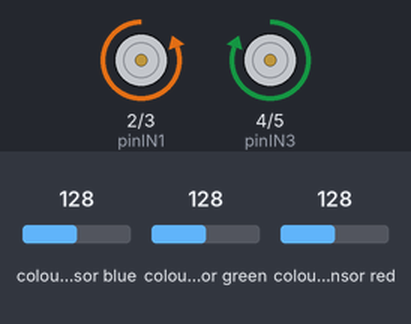
This sketch was run on a simulated Arduino Uno, built with avr-gcc and run on an emulated ATmega328P. Parts: motor-driver pin pairs drawn as motors (green arrow = first pin HIGH = forward, orange = second pin HIGH = backward, longer = more drive, scaled by the enable pin). Wiring (inferred from the names in the program): TCS3200 colour sensor: output pin 13; S2 pin 11; S3 pin 12. The test bench sets the inputs (shaded band); at power-on: colour sensor red 128, colour sensor blue 128, colour sensor green 128.

Above: at 1.2 s.
1.3 s: colour sensor red set to 158
2.8 s: colour sensor red set to 163
At 3.2 s:
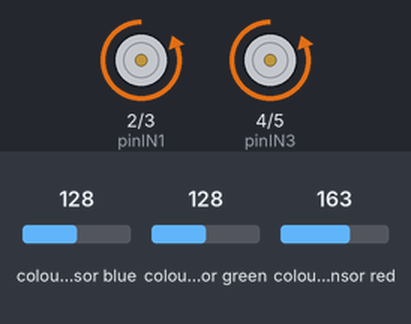
5.8 s: colour sensor blue set to 135
At 8.2 s:
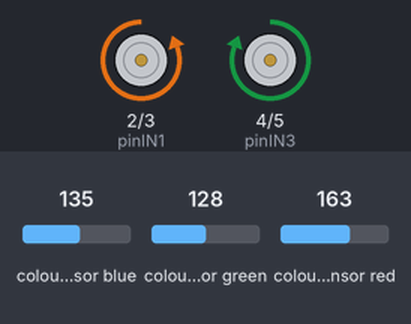
8.8 s: colour sensor blue set to 5
At 12.1 s:
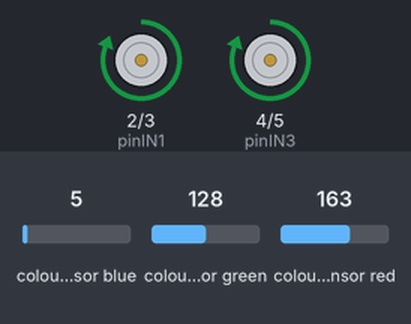
Timing chart, 0 to 12.8 s (numbered marks = the images above; inputs shaded):
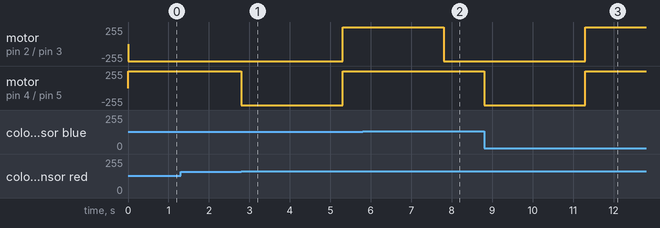

The sketch:

Berni.ino
```cpp
/**
   Contrôle de deux moteurs cc avec un L298N
   http://electroniqueamateur.blogspot.com/2016/06/controle-dun-ou-deux-moteurs-cc-avec.html
 **/

// définition des pins de l'Arduino qui contrôlent le 1er moteur
#define pinIN1 2
#define pinIN2 3
#define pinENA 9  // doit être une pin PWM

// définition des pins de l'Arduino qui contrôlent le 2e moteur
#define pinIN3 4
#define pinIN4 5
#define pinENB 10  // doit être une pin PWM

// définition des pins de l'Arduino qui gèrent le capteur de couleur
#define s2 11
#define s3 12
#define out 13

//définition des variables de couleurs
byte red = 0;
byte green = 0;
byte blue = 0;

//définition de la variable qui permet de tester si le robot est sur une ligne paire ou impaire (tkt t'as pas besoin de savoir à quoi elle sert cte variable)
short int witchLine = 0;

//définition de la variable du temps pour le demi-tour
int u_turn = 2500;

void setup() {
  Serial.begin(9600);

  // toutes ces pins sont des sorties

  pinMode(pinIN1, OUTPUT);
  pinMode(pinIN2, OUTPUT);
  pinMode(pinENA, OUTPUT);

  pinMode(pinIN3, OUTPUT);
  pinMode(pinIN4, OUTPUT);
  pinMode(pinENB, OUTPUT);

  pinMode(s2, OUTPUT);
  pinMode(s3, OUTPUT);
  pinMode(out, INPUT);
}


void rightWheel(int direction, int speed) {
  // rightWheel(1) pour faire tourner la roue gauche vers l'avant
  // rightWheel(0) pour arrêter la roue gauche
  // rightWheel(-1) pour faire tourner la roue gauche vers l'arrière
  if (speed > 255) {
    speed = 255;
  }
  analogWrite(pinENA, speed);
  if (direction == 1) {
    digitalWrite(pinIN1, false);
    digitalWrite(pinIN2, true);
  }
  if (direction == 0) {
    digitalWrite(pinIN1, false);
    digitalWrite(pinIN2, false);
  }
  if (direction == -1) {
    digitalWrite(pinIN1, true);
    digitalWrite(pinIN2, false);
  }
}

void leftWheel(int direction, int speed) {
  // leftWheel(1) pour faire tourner la roue droite vers l'avant
  // leftWheel(0) pour arrêter la roue droite
  // leftWheel(-1) pour faire tourner la roue droite vers l'arrière
  if (speed > 255) {
    speed = 255;
  }
  analogWrite(pinENB, speed);
  if (direction == 1) {
    digitalWrite(pinIN3, true);
    digitalWrite(pinIN4, false);
  }
  if (direction == 0) {
    digitalWrite(pinIN3, false);
    digitalWrite(pinIN4, false);
  }
  if (direction == -1) {
    digitalWrite(pinIN3, false);
    digitalWrite(pinIN4, true);
  }
}

void forward() {
  // fait avancer le robot
  rightWheel(1, 255);
  leftWheel(1, 255);
}

void stop() {
  // arrête le robot
  rightWheel(0, 0);
  leftWheel(0, 0);
}

void UTurn(int direction) {
  // fait faire un demi-tour au robot
  // direction = 1 pour tourner à droite*
  // direction = -1 pour tourner à gauche*
  // *en regardant le robot de face
  if (direction == 1) {
    rightWheel(1, 255);
    leftWheel(-1, 255);
  }
  if (direction == -1) {
    leftWheel(1, 255);
    rightWheel(-1, 255);
  }
  delay(u_turn);
  stop();
}

int detectColor(int color) {
  // color = 1 -> Rouge
  // color = 2 -> Vert
  // color = 3 -> Bleu
  digitalWrite(s2, LOW);
  digitalWrite(s3, LOW);
  red = pulseIn(out, digitalRead(out) == HIGH ? LOW : HIGH);

  digitalWrite(s3, HIGH);
  blue = pulseIn(out, digitalRead(out) == HIGH ? LOW : HIGH);

  digitalWrite(s2, HIGH);
  green = pulseIn(out, digitalRead(out) == HIGH ? LOW : HIGH);

  int marge = 6;   // marge de 5 pour détecter une couleur
  String couleur;  // variable pour stocker la couleur détectée

  if (red < green - marge && red < blue - marge && color == 1) {
    return 1;
  } else if (blue < red - marge && blue < green - marge && color == 2) {
    return 1;
  } else if (green < red - marge && green < blue - marge && color == 3) {
    return 1;
  } else {
    return 0;
  }
}

void path(int direction, int color) {
  // direction = 1 pour commencer à gauche du circuit
  // direction = -1 pour commencer à droite du circuit
  // color = 1 pour detecter du rouge
  // color = 2 pour detecter du vert
  // color = 3 pour detecter du bleu

  int isColor = detectColor(color);
  forward();
  if (isColor == 1) {
    if (witchLine == 0) {
      UTurn(direction);
      witchLine = 1;
    } else {
      if (witchLine == 1) {
        UTurn(-1 * direction);
        witchLine = 0;
      }
    }
  }
}

void loop() {
  path(1, 1);
}
```

Measured:
- the behaviour switches between 160 and 161 on colour sensor red (found by bisection; images 0 and 1)
- the behaviour switches between 131 and 132 on colour sensor blue (found by bisection; images 1 and 2)
- after the input at 1.3 s, every drawn part: stays the same
- after the input at 2.8 s, motor on pin 2 (pinIN1) / pin 3 (pinIN2): backward 255/255 → forward 255/255 after 2.5 s; motor on pin 4 (pinIN3) / pin 5 (pinIN4): forward 255/255 → backward 255/255 at once, → forward 255/255 2.5 s later
- after the input at 5.8 s, motor on pin 4 (pinIN3) / pin 5 (pinIN4): stays forward 255/255 (without the input it goes to backward 255/255 after 2.0 s)
- after the input at 8.8 s, motor on pin 2 (pinIN1) / pin 3 (pinIN2): backward 255/255 → forward 255/255 after 2.5 s; motor on pin 4 (pinIN3) / pin 5 (pinIN4): forward 255/255 → backward 255/255 at once, → forward 255/255 2.5 s later
